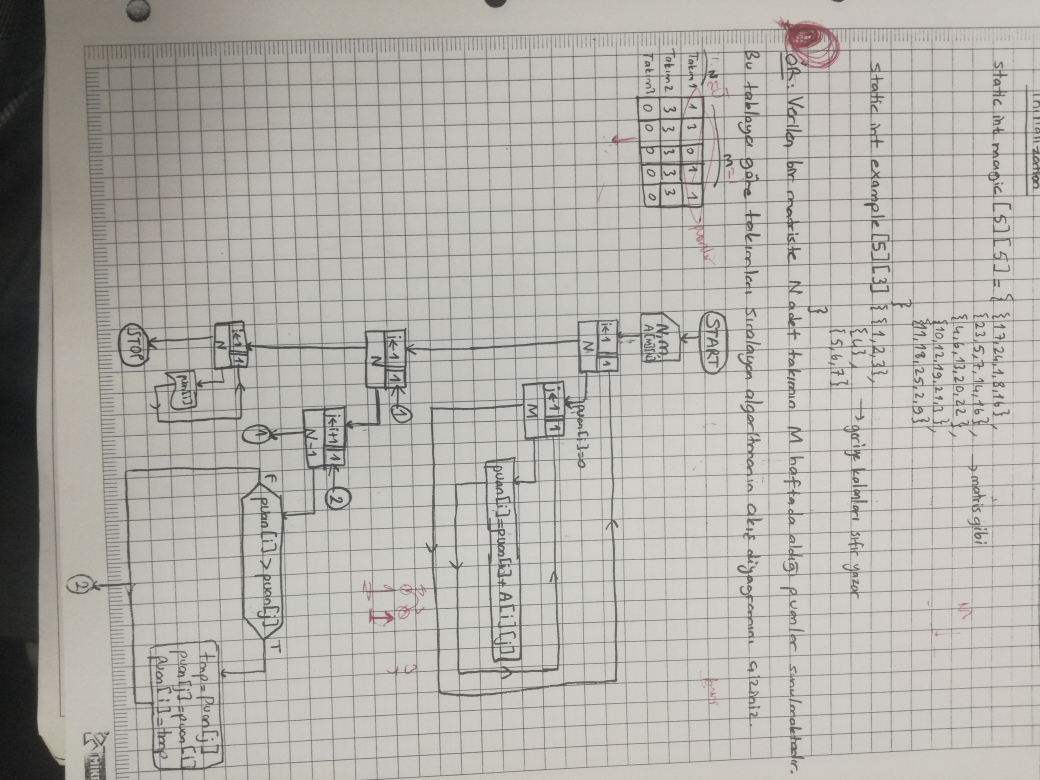
#> input picture 1-1/Bilgisayar Bilimine Giriş/slaytlar_notlar/2019/IMG_20190322_211553.jpg, 4160 x 3120 px (shown at 1/4 size)
$ python kenarlik_ekle.py '../../1-1/Bilgisayar Bilimine Giriş/slaytlar_notlar/2019/IMG_20190322_211553.jpg'
#> lines starting #> are read from the running program, lines starting #| are printed output that depends on the picture
import sys
from PIL import Image, ImageOps

def add_border_to_image(image_path, border_size=10):
#> called with border_size = 10
    with Image.open(image_path) as img:
#> img is the input picture: PIL image 4160x3120 RGB; mean R, G, B 177.8, 175.6, 169.8
        new_img = ImageOps.expand(img, border=border_size, fill='black')
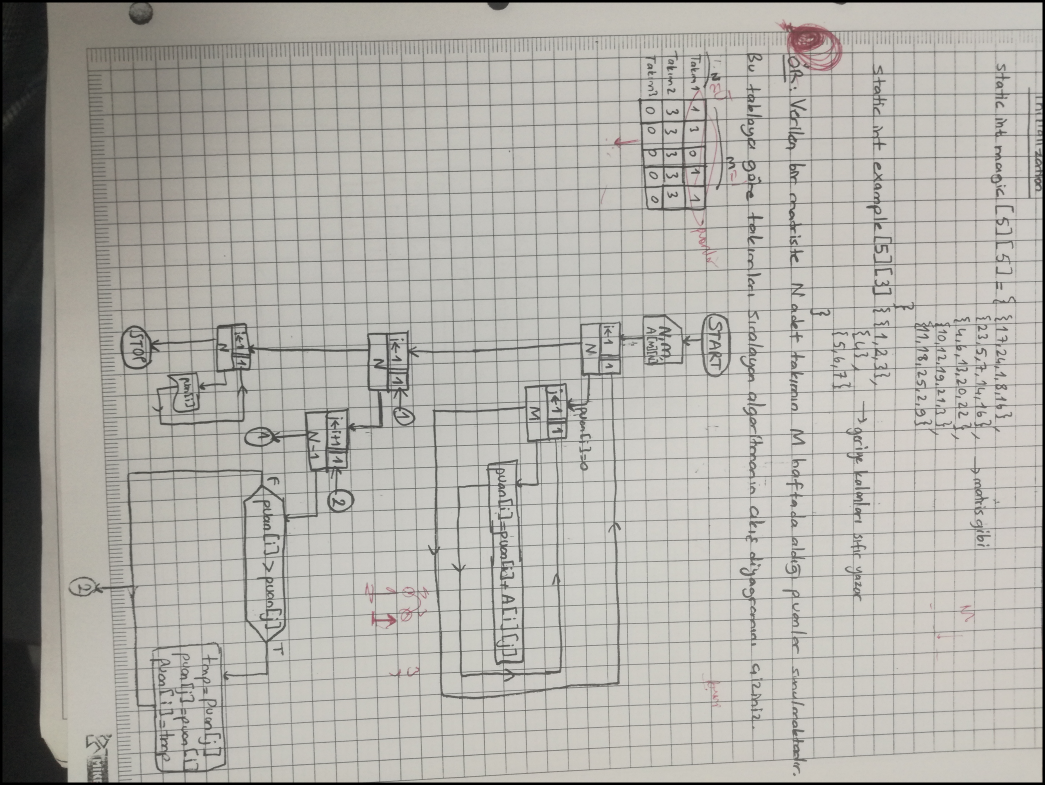
#> new_img: PIL image 4180x3140 RGB (shown at 1/4 size); mean R, G, B 175.8, 173.7, 167.9
        new_img.save(image_path)

def resize_image(image_path, new_width, new_height):
#> called with new_width = 800, new_height = 600
    with Image.open(image_path) as img:
#> img: PIL image 4180x3140 RGB
        img.thumbnail((new_width, new_height))
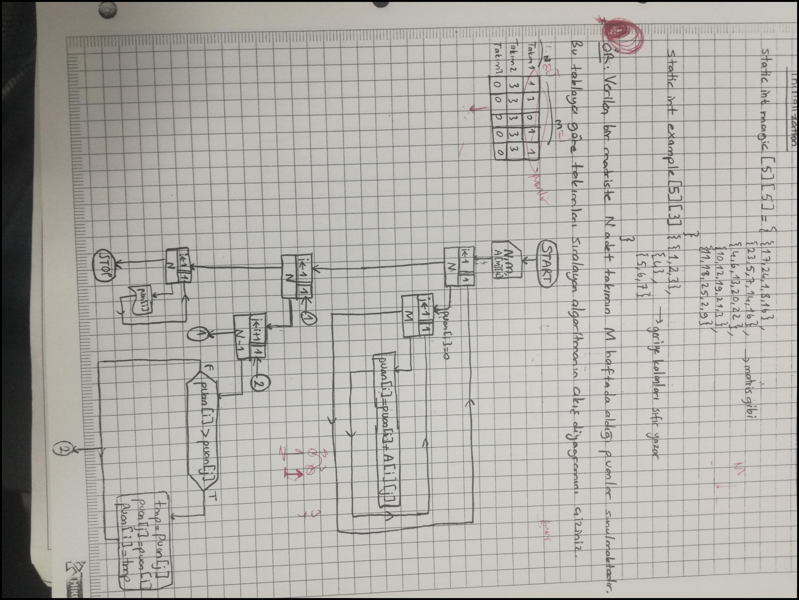
#> img: PIL image 799x600 RGB; mean R, G, B 175.8, 173.8, 168.5
        img.save(image_path)

def process_images(images, border_size=10, new_width=800, new_height=600):
    for image_path in images:
        add_border_to_image(image_path, border_size)
        resize_image(image_path, new_width, new_height)

# Komut satırı argümanları
if len(sys.argv) < 2:
    print("Usage: python3 kenarlik_ekle.py [image1 image2 ...]")
else:
    images = sys.argv[1:]

    process_images(images)
